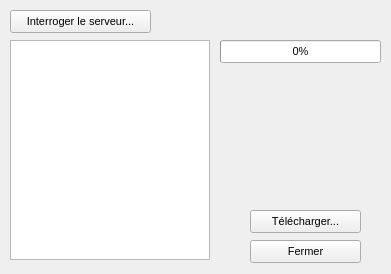
<?xml version="1.0" encoding="UTF-8"?>
<ui version="4.0">
 <class>Telecharger</class>
 <widget class="QMainWindow" name="Telecharger">
  <property name="geometry">
   <rect>
    <x>0</x>
    <y>0</y>
    <width>391</width>
    <height>274</height>
   </rect>
  </property>
  <property name="sizePolicy">
   <sizepolicy hsizetype="Fixed" vsizetype="Fixed">
    <horstretch>0</horstretch>
    <verstretch>0</verstretch>
   </sizepolicy>
  </property>
  <property name="minimumSize">
   <size>
    <width>391</width>
    <height>274</height>
   </size>
  </property>
  <property name="maximumSize">
   <size>
    <width>391</width>
    <height>274</height>
   </size>
  </property>
  <property name="font">
   <font>
    <family>MS Shell Dlg 2</family>
    <pointsize>8</pointsize>
   </font>
  </property>
  <property name="windowTitle">
   <string>Téléchargement de fichiers</string>
  </property>
  <widget class="QWidget" name="centralwidget">
   <property name="font">
    <font>
     <family>MS Shell Dlg 2</family>
     <pointsize>8</pointsize>
    </font>
   </property>
   <widget class="QPushButton" name="interrogerServeur">
    <property name="geometry">
     <rect>
      <x>10</x>
      <y>10</y>
      <width>141</width>
      <height>23</height>
     </rect>
    </property>
    <property name="font">
     <font>
      <family>MS Shell Dlg 2</family>
      <pointsize>8</pointsize>
     </font>
    </property>
    <property name="text">
     <string>Interroger le serveur...</string>
    </property>
   </widget>
   <widget class="QListWidget" name="listeLieuxObs">
    <property name="geometry">
     <rect>
      <x>10</x>
      <y>40</y>
      <width>200</width>
      <height>220</height>
     </rect>
    </property>
    <property name="font">
     <font>
      <family>MS Shell Dlg 2</family>
      <pointsize>8</pointsize>
     </font>
    </property>
    <property name="mouseTracking">
     <bool>true</bool>
    </property>
    <property name="horizontalScrollBarPolicy">
     <enum>Qt::ScrollBarAlwaysOff</enum>
    </property>
   </widget>
   <widget class="QProgressBar" name="barreProgression">
    <property name="geometry">
     <rect>
      <x>220</x>
      <y>40</y>
      <width>161</width>
      <height>23</height>
     </rect>
    </property>
    <property name="font">
     <font>
      <family>MS Shell Dlg 2</family>
      <pointsize>8</pointsize>
     </font>
    </property>
    <property name="value">
     <number>0</number>
    </property>
    <property name="alignment">
     <set>Qt::AlignCenter</set>
    </property>
    <property name="format">
     <string notr="true">%p%</string>
    </property>
   </widget>
   <widget class="QPushButton" name="telecharger">
    <property name="geometry">
     <rect>
      <x>250</x>
      <y>210</y>
      <width>111</width>
      <height>23</height>
     </rect>
    </property>
    <property name="font">
     <font>
      <family>MS Shell Dlg 2</family>
      <pointsize>8</pointsize>
     </font>
    </property>
    <property name="text">
     <string>Télécharger...</string>
    </property>
   </widget>
   <widget class="QPushButton" name="fermer">
    <property name="geometry">
     <rect>
      <x>250</x>
      <y>240</y>
      <width>111</width>
      <height>23</height>
     </rect>
    </property>
    <property name="font">
     <font>
      <family>MS Shell Dlg 2</family>
      <pointsize>8</pointsize>
     </font>
    </property>
    <property name="text">
     <string>Fermer</string>
    </property>
   </widget>
  </widget>
 </widget>
 <resources/>
 <connections/>
</ui>
